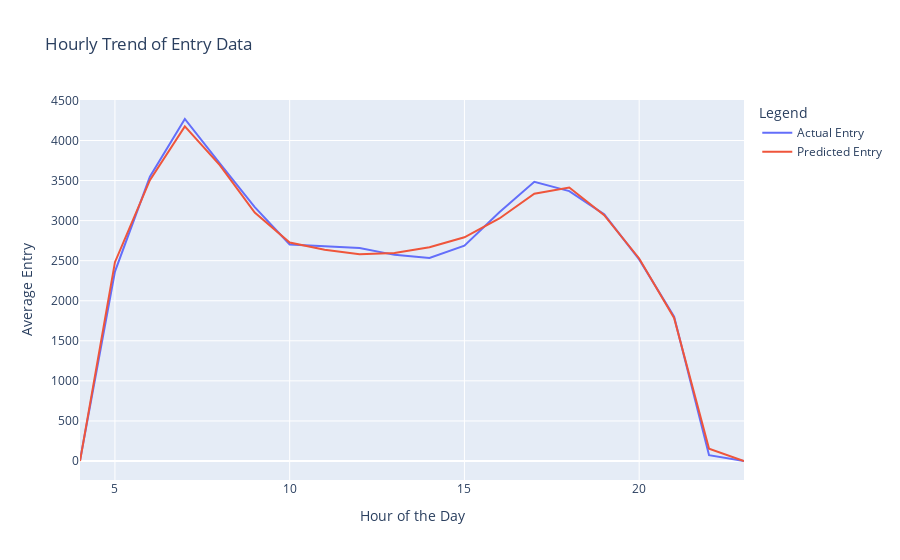

The cell this chart's notebook holds for it:
### Code cell
# Inverse transform the actual values
df_actual = pd.DataFrame(y_test, columns=['Entry'])
y_test_inv = scaler_entry.inverse_transform(df_actual)

# Ensure date_time_test matches the length of y_test_inv and y_pred_inv
date_time_test = df['Date Time'][-len(y_test_inv):]

# Create a DataFrame with the predictions, actual values, and corresponding is_holiday and rain_class
df_pred_with_time = pd.DataFrame({
    'Date Time': date_time_test,
    'Actual Entry': y_test_inv.flatten(),
    'Predicted Entry': y_pred_inv.flatten(),
    'is_holiday': df['is_holiday'][-len(y_test_inv):].values,  # Add is_holiday to the DataFrame
    'rain_class': df['rain_class'][-len(y_test_inv):].values   # Add rain_class to the DataFrame
})

# Extract the hour from the 'Date Time' column
df_pred_with_time['hour'] = df_pred_with_time['Date Time'].dt.hour

# Aggregate the actual and predicted values by hour
hourly_trend = df_pred_with_time.groupby('hour').agg({
    'Actual Entry': 'mean',
    'Predicted Entry': 'mean'
}).reset_index()

# Display the aggregated data
print(hourly_trend)

import plotly.express as px

# Create a Plotly figure for the hourly trend based on actual and predicted values
fig = px.line(hourly_trend, x='hour', y=['Actual Entry', 'Predicted Entry'], title='Hourly Trend of Entry Data')

# Update layout for better visualization
fig.update_layout(
    xaxis_title='Hour of the Day',
    yaxis_title='Average Entry',
    legend_title='Legend'
)


# Show the plot
fig.show()

### Figure 1 — Plotly figure (JSON) as saved in the notebook; plotly's stock layout.template omitted (floating-point values rounded to 4 significant figures)
{"data": [{"hovertemplate": "variable=Actual Entry<br>hour=%{x}<br>value=%{y}<extra></extra>", "legendgroup": "Actual Entry", "line": {"color": "#636efa", "dash": "solid"}, "marker": {"symbol": "circle"}, "mode": "lines", "name": "Actual Entry", "orientation": "v", "showlegend": true, "type": "scatter", "x": [4, 5, 6, 7, 8, 9, 10, 11, 12, 13, 14, 15, 16, 17, 18, 19, 20, 21, 22, 23], "xaxis": "x", "y": [4.703, 2364.0, 3547.0, 4268.0, 3715.0, 3169.0, 2703.0, 2680.0, 2658.0, 2573.0, 2534.0, 2687.0, 3104.0, 3485.0, 3368.0, 3078.0, 2516.0, 1801.0, 73.23, 0.2658], "yaxis": "y"}, {"hovertemplate": "variable=Predicted Entry<br>hour=%{x}<br>value=%{y}<extra></extra>", "legendgroup": "Predicted Entry", "line": {"color": "#EF553B", "dash": "solid"}, "marker": {"symbol": "circle"}, "mode": "lines", "name": "Predicted Entry", "orientation": "v", "showlegend": true, "type": "scatter", "x": [4, 5, 6, 7, 8, 9, 10, 11, 12, 13, 14, 15, 16, 17, 18, 19, 20, 21, 22, 23], "xaxis": "x", "y": [0, 2481.0, 3505.0, 4177.0, 3692.0, 3100.0, 2727.0, 2636.0, 2580.0, 2597.0, 2668.0, 2792.0, 3027.0, 3335.0, 3414.0, 3068.0, 2528.0, 1785.0, 154.1, 0], "yaxis": "y"}], "layout": {"legend": {"title": {"text": "Legend"}, "tracegroupgap": 0}, "title": {"text": "Hourly Trend of Entry Data"}, "xaxis": {"anchor": "y", "domain": [0, 1], "title": {"text": "Hour of the Day"}}, "yaxis": {"anchor": "x", "domain": [0, 1], "title": {"text": "Average Entry"}}}}
